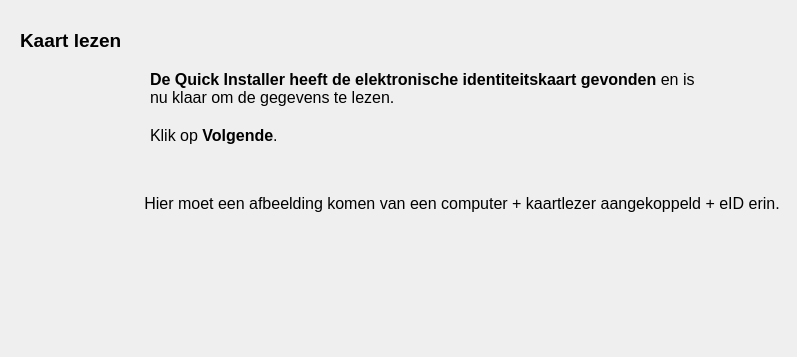
   <widget class="QWidget" name="pageeIDinserted">
    <widget class="QLabel" name="lblTitleInstallSoftware_4">
     <property name="geometry">
      <rect>
       <x>20</x>
       <y>20</y>
       <width>231</width>
       <height>41</height>
      </rect>
     </property>
     <property name="font">
      <font>
       <family>Tahoma</family>
       <pointsize>14</pointsize>
       <weight>75</weight>
       <italic>false</italic>
       <bold>true</bold>
       <underline>false</underline>
       <strikeout>false</strikeout>
      </font>
     </property>
     <property name="focusPolicy">
      <enum>Qt::StrongFocus</enum>
     </property>
     <property name="accessibleName">
      <string>Kaart lezen</string>
     </property>
     <property name="text">
      <string>Kaart lezen</string>
     </property>
    </widget>
    <widget class="QLabel" name="lbleIDInserted">
     <property name="geometry">
      <rect>
       <x>150</x>
       <y>70</y>
       <width>551</width>
       <height>131</height>
      </rect>
     </property>
     <property name="font">
      <font>
       <family>Tahoma</family>
       <pointsize>13</pointsize>
       <weight>50</weight>
       <italic>false</italic>
       <bold>false</bold>
       <underline>false</underline>
       <strikeout>false</strikeout>
      </font>
     </property>
     <property name="focusPolicy">
      <enum>Qt::StrongFocus</enum>
     </property>
     <property name="accessibleName">
      <string>De Quick Installer heeft de elektronische identiteitskaart gevonden en is nu klaar om de gegevens te lezen.</string>
     </property>
     <property name="text">
      <string>&lt;!DOCTYPE HTML PUBLIC &quot;-//W3C//DTD HTML 4.0//EN&quot; &quot;http://www.w3.org/TR/REC-html40/strict.dtd&quot;&gt;
&lt;html&gt;&lt;head&gt;&lt;meta name=&quot;qrichtext&quot; content=&quot;1&quot; /&gt;&lt;style type=&quot;text/css&quot;&gt;
p, li { white-space: pre-wrap; }
&lt;/style&gt;&lt;/head&gt;&lt;body style=&quot; font-family:'Tahoma'; font-size:14pt; font-weight:600; font-style:normal;&quot;&gt;
&lt;p style=&quot; margin-top:0px; margin-bottom:0px; margin-left:0px; margin-right:0px; -qt-block-indent:0; text-indent:0px; font-size:9pt; font-weight:400;&quot;&gt;&lt;span style=&quot; font-size:12pt; font-weight:600;&quot;&gt;De Quick Installer heeft de elektronische identiteitskaart gevonden&lt;/span&gt;&lt;span style=&quot; font-size:12pt;&quot;&gt; en is nu klaar om de gegevens te lezen. &lt;/span&gt;&lt;/p&gt;
&lt;p style=&quot;-qt-paragraph-type:empty; margin-top:0px; margin-bottom:0px; margin-left:0px; margin-right:0px; -qt-block-indent:0; text-indent:0px; font-size:12pt; font-weight:400;&quot;&gt;&lt;/p&gt;
&lt;p style=&quot; margin-top:0px; margin-bottom:0px; margin-left:0px; margin-right:0px; -qt-block-indent:0; text-indent:0px; font-size:12pt; font-weight:400;&quot;&gt;Klik op &lt;span style=&quot; font-weight:600;&quot;&gt;Volgende&lt;/span&gt;.&lt;/p&gt;&lt;/body&gt;&lt;/html&gt;</string>
     </property>
     <property name="alignment">
      <set>Qt::AlignLeading|Qt::AlignLeft|Qt::AlignTop</set>
     </property>
     <property name="wordWrap">
      <bool>true</bool>
     </property>
    </widget>
    <widget class="QLabel" name="lblPicCardReaderCardInserted">
     <property name="geometry">
      <rect>
       <x>136</x>
       <y>60</y>
       <width>652</width>
       <height>288</height>
      </rect>
     </property>
     <property name="text">
      <string>&lt;!DOCTYPE HTML PUBLIC &quot;-//W3C//DTD HTML 4.0//EN&quot; &quot;http://www.w3.org/TR/REC-html40/strict.dtd&quot;&gt;
&lt;html&gt;&lt;head&gt;&lt;meta name=&quot;qrichtext&quot; content=&quot;1&quot; /&gt;&lt;style type=&quot;text/css&quot;&gt;
p, li { white-space: pre-wrap; }
&lt;/style&gt;&lt;/head&gt;&lt;body style=&quot; font-family:'Tahoma'; font-size:8.25pt; font-weight:400; font-style:normal;&quot;&gt;
&lt;p align=&quot;center&quot; style=&quot; margin-top:0px; margin-bottom:0px; margin-left:0px; margin-right:0px; -qt-block-indent:0; text-indent:0px; font-size:8pt;&quot;&gt;&lt;span style=&quot; font-size:12pt;&quot;&gt;Hier moet een afbeelding komen van een computer + kaartlezer aangekoppeld + eID erin.&lt;/span&gt;&lt;/p&gt;&lt;/body&gt;&lt;/html&gt;</string>
     </property>
     <property name="scaledContents">
      <bool>true</bool>
     </property>
    </widget>
   </widget>
